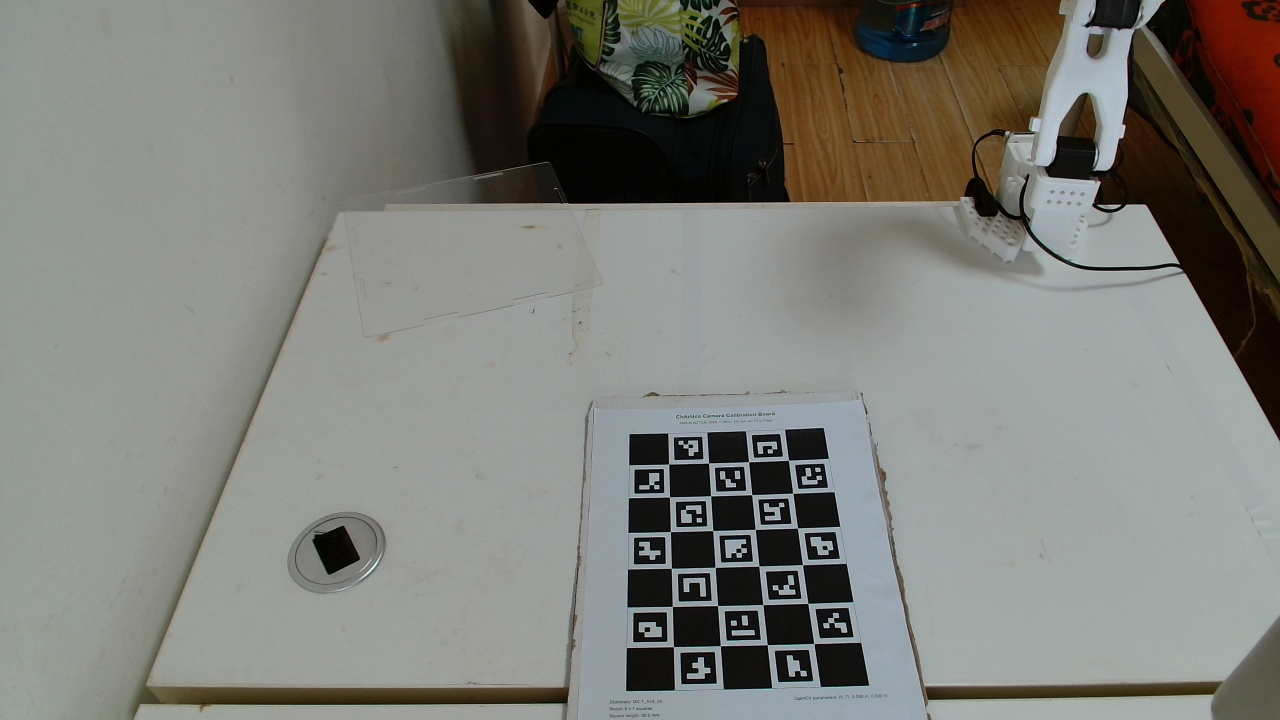
#> input picture calibration/camera/images/charuco_20.jpg, 1280 x 720 px
$ python test_undistortion.py
#> lines starting #> are read from the running program, lines starting #| are printed output that depends on the picture; after the words box and inside, x2 and y2 are one past the last pixel; in counts of white or black regions, pixels touching at a corner belong together
from pathlib import Path

import cv2
import numpy as np


ROOT = Path(__file__).resolve().parent

CALIBRATION_FILE = (
    ROOT
    / "camera_calibration.npz"
)

IMAGE_FILE = (
    ROOT
    / "images"
    / "charuco_20.jpg"
)

OUTPUT_FILE = (
    ROOT
    / "generated"
    / "undistortion_test.jpg"
)


# Load calibration results
calibration = np.load(CALIBRATION_FILE)
#> (reads calibration/camera/camera_calibration.npz from the repository)

camera_matrix = calibration["camera_matrix"]
distortion_coefficients = calibration[
    "distortion_coefficients"
]


# Load the test image
image = cv2.imread(str(IMAGE_FILE))
#> image is the input picture: shape (720, 1280, 3); mean B, G, R 119.2, 125.1, 124.6

if image is None:
    raise SystemExit(
        f"Could not read image: {IMAGE_FILE}"
    )


height, width = image.shape[:2]
#> height = 720; width = 1280


# Calculate an adjusted camera matrix
new_camera_matrix, roi = (
    cv2.getOptimalNewCameraMatrix(
        camera_matrix,
        distortion_coefficients,
        (width, height),
        1,
        (width, height),
    )
)
#> roi = (112, 16, 1132, 622)


# Remove lens distortion
undistorted = cv2.undistort(
    image,
    camera_matrix,
    distortion_coefficients,
    None,
    new_camera_matrix,
)
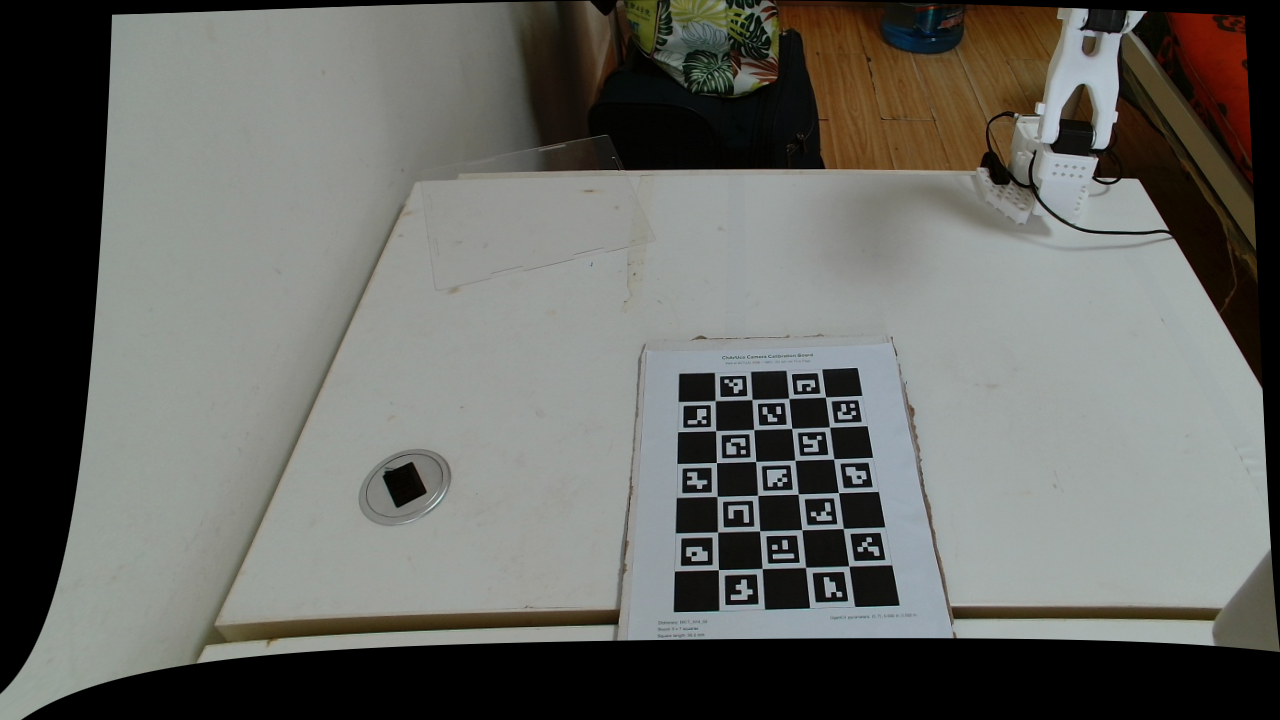
#> undistorted: shape (720, 1280, 3); mean B, G, R 99.4, 104.1, 103.3


# Add labels
original_labeled = image.copy()
undistorted_labeled = undistorted.copy()

cv2.putText(
    original_labeled,
    "ORIGINAL",
    (30, 55),
    cv2.FONT_HERSHEY_SIMPLEX,
    1.4,
    (0, 0, 255),
    3,
)
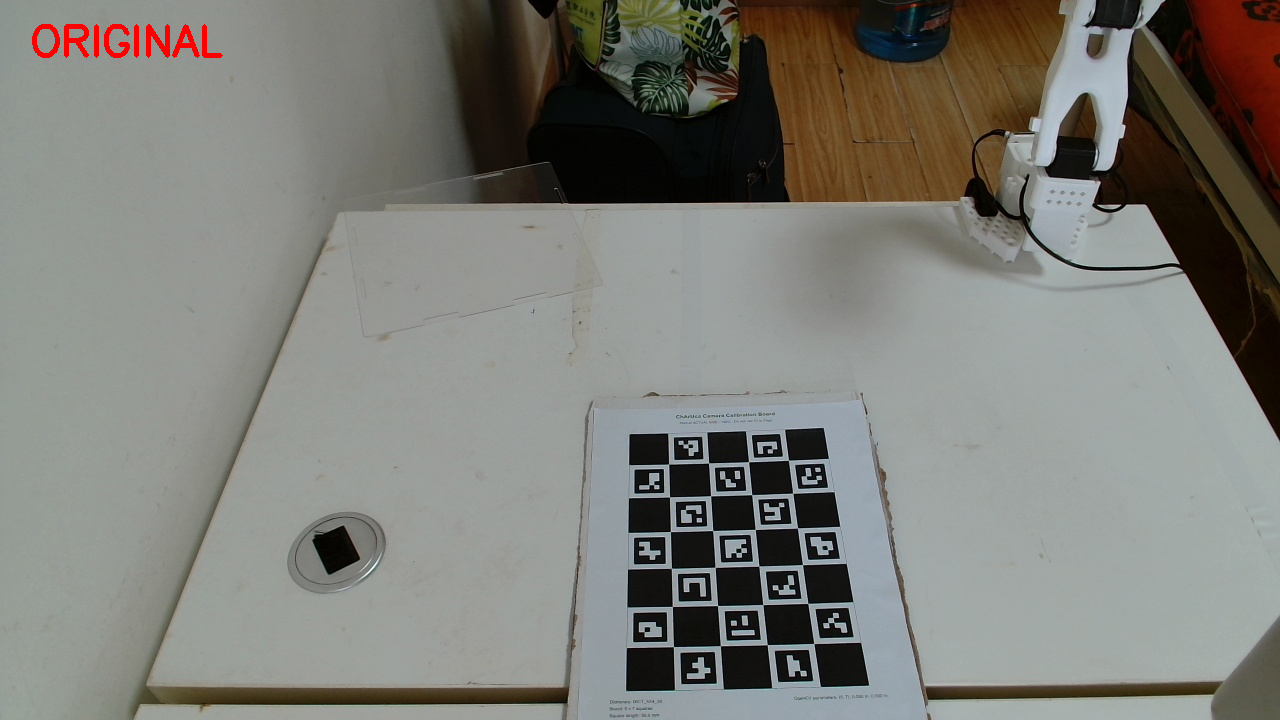
#> original_labeled: shape (720, 1280, 3); 0.29% of pixels changed, all inside (x1, y1, x2, y2) = (32, 24, 223, 58)

cv2.putText(
    undistorted_labeled,
    "UNDISTORTED",
    (30, 55),
    cv2.FONT_HERSHEY_SIMPLEX,
    1.4,
    (0, 180, 0),
    3,
)
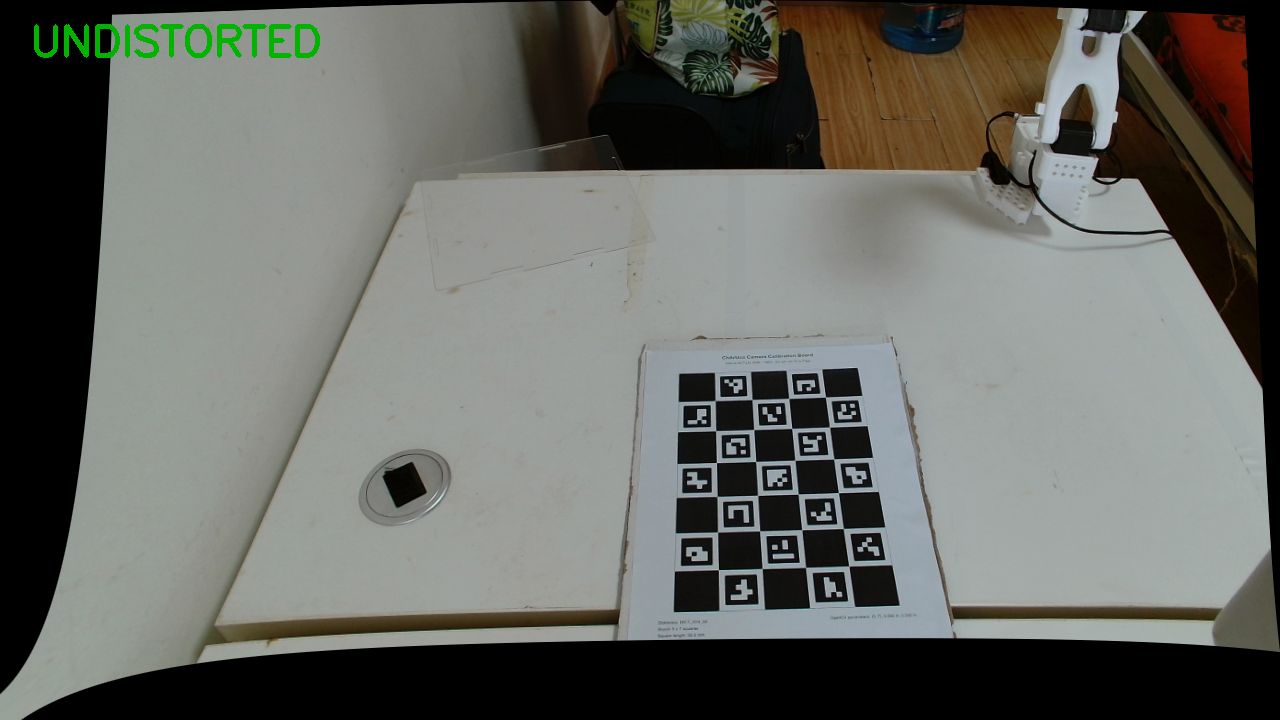
#> undistorted_labeled: shape (720, 1280, 3); 0.43% of pixels changed, all inside (x1, y1, x2, y2) = (34, 24, 320, 58)


# Join the two images side by side
comparison = np.hstack(
    (
        original_labeled,
        undistorted_labeled,
    )
)
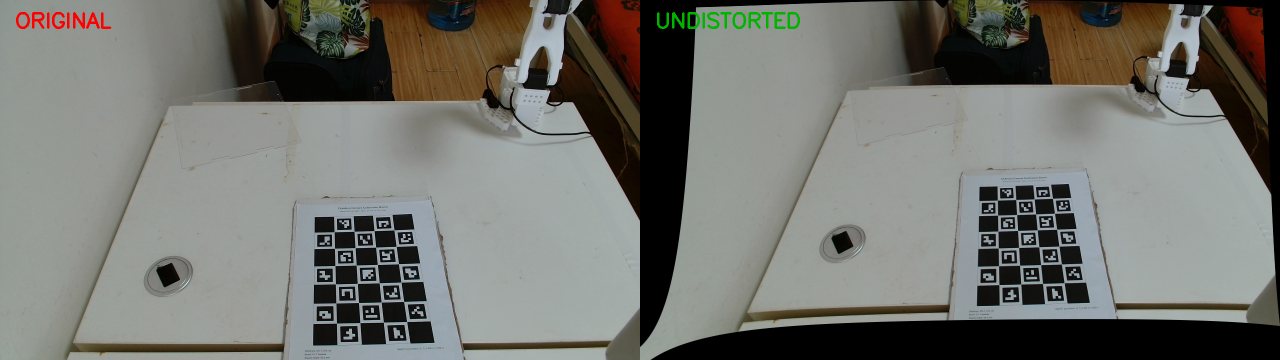
#> comparison: shape (720, 2560, 3) (shown at 1/2 size); mean B, G, R 108.9, 114.6, 113.9


# Save the full-resolution comparison
OUTPUT_FILE.parent.mkdir(parents=True, exist_ok=True)

cv2.imwrite(
    str(OUTPUT_FILE),
    comparison,
)


# Resize only for displaying on the screen
preview = cv2.resize(
    comparison,
    (1280, 360),
)
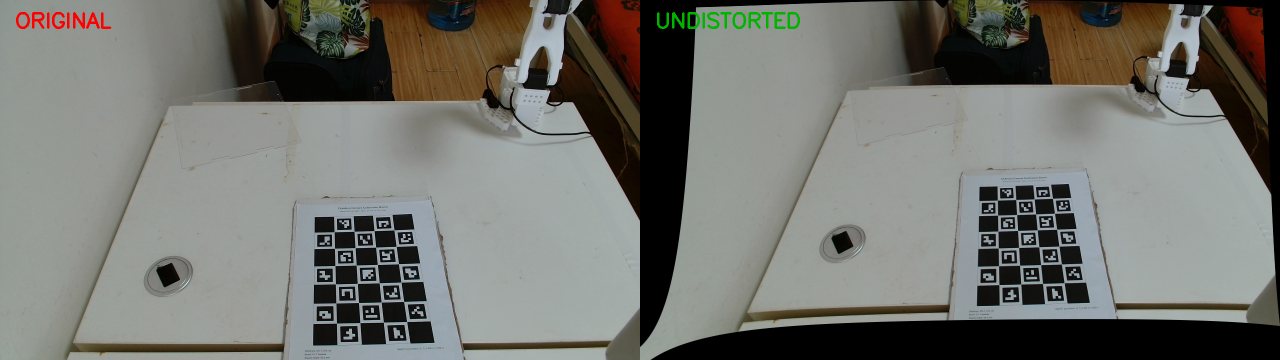
#> preview: shape (360, 1280, 3); mean B, G, R 109, 114.7, 114

cv2.imshow(
    "Original vs Undistorted",
    preview,
)

print("Undistortion test completed.")
print(f"Test image: {IMAGE_FILE}")
print(f"Saved result: {OUTPUT_FILE}")
print("Press any key inside the image window to close.")

cv2.waitKey(0)
cv2.destroyAllWindows()
